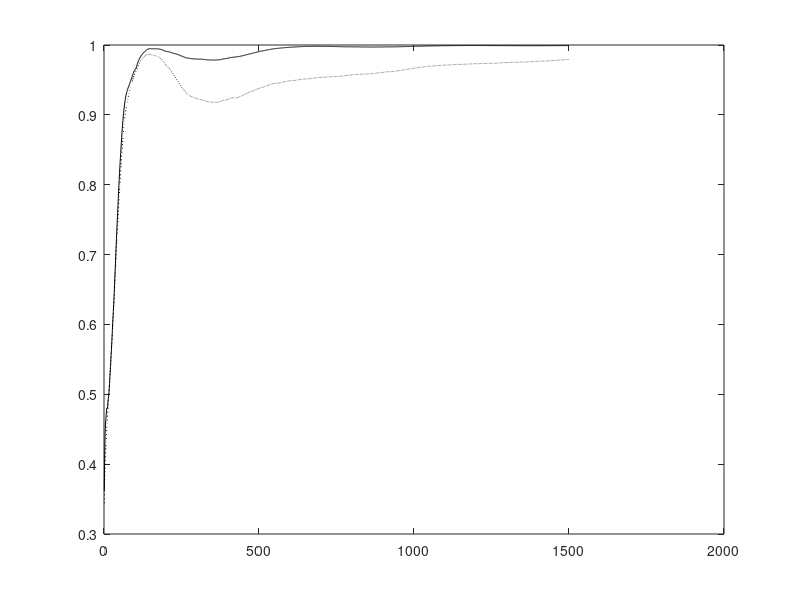

The MATLAB source for this figure: (Note: this script raises an error after producing the figure.)
% This code is written to support the experiments in the book titled:
% Adaptive Machine Learning Algorithms with Python
% by
% Chanchal Chatterjee
% December 2021
% AL2 - Comparison of Adaptive GEVD Homogeneous, Deflated, Weighted

function GEVDAL2;

clear all; 
close all; 

% Number of samples N and dimension D
nSamples = 500;
nDim = 10;
nEA = 4;
nEpochs = 3;
randn('state',0);

% Generate the covX random matrices
covX = 3*...
[ 0.4270   0.0110  -0.0050  -0.0250   0.0890  -0.0790  -0.0190   0.0740   0.0890   0.0050 ; ...
  0.0110   5.6900  -0.0690  -0.2820  -0.7310   0.0900  -0.1240   0.1000   0.4320  -0.1030 ; ...
 -0.0050  -0.0690   0.0800   0.0980   0.0450  -0.0410   0.0230   0.0220  -0.0350   0.0120 ; ...
 -0.0250  -0.2820   0.0980   2.8000  -0.1070   0.1500  -0.1930   0.0950  -0.2260   0.0460 ; ...
  0.0890  -0.7310   0.0450  -0.1070   3.4400   0.2530   0.2510   0.3160   0.0390  -0.0100 ; ...
 -0.0790   0.0900  -0.0410   0.1500   0.2530   2.2700  -0.1800   0.2950  -0.0390  -0.1130 ; ...
 -0.0190  -0.1240   0.0230  -0.1930   0.2510  -0.1800   0.3270   0.0270   0.0260  -0.0160 ; ...
  0.0740   0.1000   0.0220   0.0950   0.3160   0.2950   0.0270   0.7270  -0.0960  -0.0170 ; ...
  0.0890   0.4320  -0.0350  -0.2260   0.0390  -0.0390   0.0260  -0.0960   0.7150  -0.0090 ; ...
  0.0050  -0.1030   0.0120   0.0460  -0.0100  -0.1130  -0.0160  -0.0170  -0.0090   0.0650 ];

covY = 2*...
[ 0.3350   0.0260  -0.0510  -0.0120   0.0790   0.0170   0.0290   0.0080   0.0770  -0.0300 ; ...
  0.0260   0.0910   0.0110  -0.0100   0.0060  -0.0140  -0.0020  -0.0230   0.0110   0.0350 ; ...
 -0.0510   0.0110   0.0780   0.0000   0.0160   0.0030   0.0300  -0.0350  -0.0030  -0.0490 ; ...
 -0.0120  -0.0100   0.0000   0.0820  -0.0030  -0.0260  -0.0250  -0.0290  -0.0150   0.0250 ; ...
  0.0790   0.0060   0.0160  -0.0030   0.7970   0.1940  -0.0370  -0.0230   0.0590  -0.1450 ; ...
  0.0170  -0.0140   0.0030  -0.0260   0.1940   1.5000   0.0140  -0.1040   0.1140  -0.2290 ; ...
  0.0290  -0.0020   0.0300  -0.0250  -0.0370   0.0140   0.2770  -0.0300  -0.0770  -0.0510 ; ...
  0.0080  -0.0230  -0.0350  -0.0290  -0.0230  -0.1040  -0.0300   0.3170   0.0220   0.0100 ; ...
  0.0770   0.0110  -0.0030  -0.0150   0.0590   0.1140  -0.0770   0.0220   0.5380   0.0340 ; ...
 -0.0300   0.0350  -0.0490   0.0250  -0.1450  -0.2290  -0.0510   0.0100   0.0340   0.6680 ];
    
% Compute X samples
[V1,D1] = eig(covX);
[d,in] = sort(diag(D1));
V = zeros(nDim,nDim);
D = zeros(nDim,nDim);
for i = 1 : nDim
   V(:,i) = V1(:,in(nDim+1-i));
   D(i,i) = D1(in(nDim+1-i),in(nDim+1-i));
end
x(1:nDim,1:nSamples) = V*sqrt(D)*randn(nDim,nSamples);

% Compute Y samples
[V1,D1] = eig(covY);
[d,in] = sort(diag(D1));
V = zeros(nDim,nDim);
D = zeros(nDim,nDim);
for i = 1 : nDim
    V(:,i) = V1(:,in(nDim+1-i));
    D(i,i) = D1(in(nDim+1-i),in(nDim+1-i));
end
y(1:nDim,1:nSamples) = V*sqrt(D)*randn(nDim,nSamples);

% Compute Corrl matrix and eigen values for X samples
corX = zeros(nDim,nDim);
for i = 1 : nSamples
   corX = corX + (x(:,i) * x(:,i)' / nSamples);
end
[V1,D1] = eig(corX);
[d,in] = sort(diag(D1));
DX = zeros(nDim,nDim);
for i = 1 : nDim
    DX(i,i) = D1(in(nDim+1-i),in(nDim+1-i));
end
diag(DX)'

% Compute Corrl matrix and eigen values for Y samples
corY = zeros(nDim,nDim);
for i = 1 : nSamples
    corY = corY + y(:,i)*y(:,i)'/nSamples;
end
[V1,D1] = eig(corY);
[d,in] = sort(diag(D1));
DY = zeros(nDim,nDim);
for i = 1 : nDim
    DY(i,i) = D1(in(nDim+1-i),in(nDim+1-i));
end
diag(DY)'

% Compute true Generalized Eigenvectors
[V1,D1] = eig(corX, corY);
[d,in] = sort(diag(D1));
V = zeros(nDim,nDim);
D = zeros(nDim,nDim);
for i = 1 : nDim
    V(:,i) = V1(:,in(nDim+1-i)) / norm(V1(:,in(nDim+1-i)));
    D(i,i) = D1(in(nDim+1-i), in(nDim+1-i));
end
V(:,1:nEA)
diag(D)'

% Adaptive algorithm
A = zeros(nDim,nDim);
B = zeros(nDim,nDim);
W1 = 0.1 * ones(nDim,nEA);
W2 = W1;
W3 = W1;
C  = diag([2.6 2.3 2.0 1.7])%2.3-0.4*[1:nEA])
Ip  = eye(nEA,nEA);
mu = 1;
for epoch = 1 : nEpochs
    for iter = 1 : nSamples
        
        cnt = nSamples*(epoch-1) + iter;
      
        A = A + (1.0/cnt)*((x(:,iter) * x(:,iter)') - A);
        B = B + (1.0/cnt)*((y(:,iter) * y(:,iter)') - B);
        etat1 = 1.0/(140 + cnt);
        etat2 = 1.0/(500 + cnt);
      
        % Homogeneous Gradient Descent
        %W1 = W1 + etat*(A*W1 - B*W1*(W1'*A*W1));
      
        % Deflated Gradient Descent
        W2 = W2 + etat1*(A*W2 - 0.5*B*W2*triu(W2'*A*W2) - 0.5*A*W2*triu(W2'*B*W2) - mu*B*W2*triu(W2'*B*W2 - Ip));
      
        % Weighted Gradient Descent
        W3 = W3 + etat2*(A*W3*C - B*W3*C*(W3'*A*W3) - A*W3*C*(W3'*B*W3) - mu*B*W3*C*(W3'*B*W3 - Ip));
      
        for i = 1 : nEA      
      	    %u1 = W1(:,i)/sqrt(W1(:,i)' * B * W1(:,i));
      	    u2 = W2(:,i)/sqrt(W2(:,i)' * W2(:,i));
      	    u3 = W3(:,i)/sqrt(W3(:,i)' * W3(:,i));
      	    %cos_t1(i,cnt) = abs(u1' * V(:,i));
            cos_t2(i,cnt) = abs(u2' * V(:,i));
            cos_t3(i,cnt) = abs(u3' * V(:,i));
        end
        ind(cnt) = cnt;
    end
end

if (1)

W2byNorm = W2*sqrt(inv(diag(diag(W2'*B*W2))))
V1to4 = V(:,1:nEA)
W3byNorm = W3*sqrt(inv(diag(diag(W3'*B*W3))))
V1to4 = V(:,1:nEA)

W2W2 = (W2'*B*W2)
W3W3 = (W3'*B*W3)

EstL2 = (diag(W2'*A*W2) ./ diag(W2'*B*W2))'
EstL3 = (diag(W3'*A*W3) ./ diag(W3'*B*W3))'
ActL  = diag(D(:,1:nEA))'

% Plot the convergence results

figure(1);
plot(ind,cos_t2(1,:),'k-'); hold on;
plot(ind,cos_t3(1,:),'k:'); hold on;
plot(0,1,'k:'); hold on;
legend('Deflated','Weighted',0);
xlabel('Number of Samples');
ylabel('Direction Cosine - Component 1');
hold off;

% Plot the convergence results
figure(2);
plot(ind,cos_t2(2,:),'k-'); hold on;
plot(ind,cos_t3(2,:),'k:'); hold on;
plot(0,1,'k:'); hold on;
legend('Deflated','Weighted',0);
xlabel('Number of Samples');
ylabel('Direction Cosine - Component 2');
hold off;

% Plot the convergence results
figure(3);
plot(ind,cos_t2(3,:),'k-'); hold on;
plot(ind,cos_t3(3,:),'k:'); hold on;
plot(0,1,'k:'); hold on;
legend('Deflated','Weighted',0);
xlabel('Number of Samples');
ylabel('Direction Cosine - Component 3');
hold off;

% Plot the convergence results
figure(4);
plot(ind,cos_t2(4,:),'k-'); hold on;
plot(ind,cos_t3(4,:),'k:'); hold on;
plot(0,1,'k:'); hold on;
legend('Deflated','Weighted',0);
xlabel('Number of Samples');
ylabel('Direction Cosine - Component 4');
hold off;

else

W1byNorm = W1*sqrt(inv(diag(diag(W1'*B*W1))))
V1to4 = V(:,1:nEA)
W2byNorm = W2*sqrt(inv(diag(diag(W2'*B*W2))))
V1to4 = V(:,1:nEA)
W3byNorm = W3*sqrt(inv(diag(diag(W3'*B*W3))))
V1to4 = V(:,1:nEA)

W1W1 = (W1'*B*W1)
W2W2 = (W2'*B*W2)
W3W3 = (W3'*B*W3)

EstL1 = (diag(W1'*A*W1) ./ diag(W1'*B*W1))'
EstL2 = (diag(W2'*A*W2) ./ diag(W2'*B*W2))'
EstL3 = (diag(W3'*A*W3) ./ diag(W3'*B*W3))'
ActL  = diag(D(:,1:nEA))'

% Plot the convergence results
figure(1);
plot(ind,cos_t1(1,:),'r:'); hold on;
plot(ind,cos_t2(1,:),'g-'); hold on;
plot(ind,cos_t3(1,:),'b--'); hold on;
legend('Symmetric','Deflated','Weighted',0);
xlabel('Number of Samples');
ylabel('Direction Cosine - Component 1');
hold off;

% Plot the convergence results
figure(2);
plot(ind,cos_t1(2,:),'r:'); hold on;
plot(ind,cos_t2(2,:),'g-'); hold on;
plot(ind,cos_t3(2,:),'b--'); hold on;
legend('Symmetric','Deflated','Weighted',0);
xlabel('Number of Samples');
ylabel('Direction Cosine - Component 2');
hold off;

% Plot the convergence results
figure(3);
plot(ind,cos_t1(3,:),'r:'); hold on;
plot(ind,cos_t2(3,:),'g-'); hold on;
plot(ind,cos_t3(3,:),'b--'); hold on;
legend('Symmetric','Deflated','Weighted',0);
xlabel('Number of Samples');
ylabel('Direction Cosine - Component 3');
hold off;

% Plot the convergence results
figure(4);
plot(ind,cos_t1(4,:),'r:'); hold on;
plot(ind,cos_t2(4,:),'g-'); hold on;
plot(ind,cos_t3(4,:),'b--'); hold on;
legend('Symmetric','Deflated','Weighted',0);
xlabel('Number of Samples');
ylabel('Direction Cosine - Component 4');
hold off;

end

%keyboard




  
